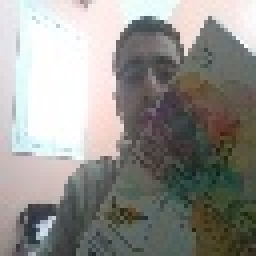
#> input picture train/negative_image_14.jpg, 64 x 64 px, given in place of the camera (shown 4 times larger)
$ python handregion.py
#> lines starting #> are read from the running program, lines starting #| are printed output that depends on the picture; after the words box and inside, x2 and y2 are one past the last pixel; in counts of white or black regions, pixels touching at a corner belong together
import cv2
import numpy as np

# Open a connection to the camera (0 represents the default camera)
cap = cv2.VideoCapture(0)

while True:
    # Read a frame from the camera
    ret, frame = cap.read()
#> frame is the input picture: shape (64, 64, 3); mean B, G, R 140.2, 144.6, 145.8

    # Convert the frame to grayscale
    gray = cv2.cvtColor(frame, cv2.COLOR_BGR2GRAY)
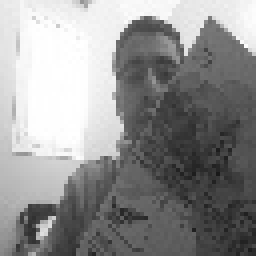
#> gray: shape (64, 64) (shown 4 times larger); min 25, max 255, mean 144.5

    # Apply thresholding to segment the frame
    _, thresholded = cv2.threshold(gray, 127, 255, cv2.THRESH_BINARY)
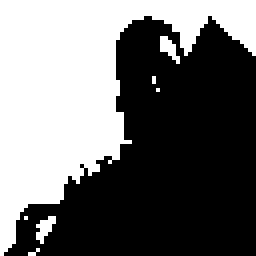
#> thresholded: shape (64, 64) (shown 4 times larger); 43.2% white; 7 white regions (6 under 20 px)

    # Find contours
    contours, _ = cv2.findContours(thresholded, cv2.RETR_EXTERNAL, cv2.CHAIN_APPROX_SIMPLE)
#> contours = 7 contours, 6 with area under 20; largest, box (x1, y1, x2, y2) and area: (0, 0, 64, 64) 1594

    # Filter contours based on area or other criteria
    min_area_threshold = 100  # Adjust this value based on your requirements
    filtered_contours = [cnt for cnt in contours if cv2.contourArea(cnt) > min_area_threshold]
#> filtered_contours = 1 contour; box (x1, y1, x2, y2) and area: (0, 0, 64, 64) 1594

    # Create a binary mask
    mask = np.zeros_like(gray)
    cv2.drawContours(mask, filtered_contours, -1, (255), thickness=cv2.FILLED)
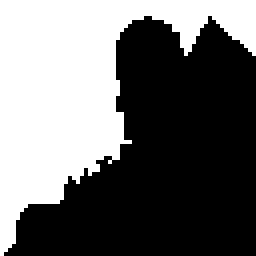
#> mask: shape (64, 64) (shown 4 times larger); 42.2% white; 1 white region, box (x1, y1, x2, y2) and area: (0, 0, 64, 64) 1727

    # Bitwise AND operation to get the hand region
    hand_region = cv2.bitwise_and(frame, frame, mask=mask)
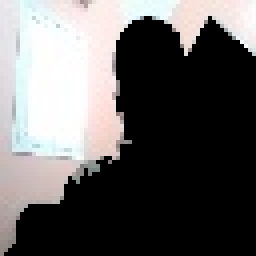
#> hand_region: shape (64, 64, 3) (shown 4 times larger); mean B, G, R 95.3, 95.6, 97.5

    # Display the original and cropped frames
    cv2.imshow('Original Frame', frame)
    cv2.imshow('Hand Region', hand_region)

    # Break the loop if 'q' key is pressed
    if cv2.waitKey(1) & 0xFF == ord('q'):
#> (key q is pressed here)
        break

# Release the camera and close all windows
cap.release()
cv2.destroyAllWindows()

$ run again, on train/negative_image_24.jpg
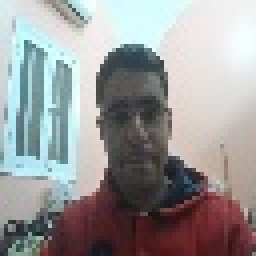
#> input picture train/negative_image_24.jpg, 64 x 64 px, given in place of the camera (shown 4 times larger)
#> frame is the input picture: shape (64, 64, 3); mean B, G, R 153.1, 152.8, 153.6
#> `_, thresholded = cv2.threshold(gray, 127, 255, cv2.THRESH_BINARY)`:
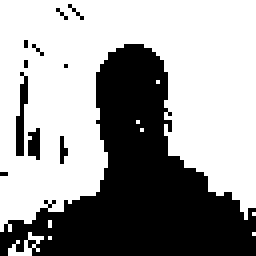
#> thresholded: shape (64, 64) (shown 4 times larger); 61.2% white; 11 black regions (9 under 20 px)
#> contours = 9 contours, 8 with area under 20; largest, box (x1, y1, x2, y2) and area: (0, 0, 64, 58) 2400
#> filtered_contours = 1 contour; box (x1, y1, x2, y2) and area: (0, 0, 64, 58) 2400
#> mask: shape (64, 64); 62.5% white; 2 black regions (1 under 20 px), largest, box (x1, y1, x2, y2) and area: (0, 11, 64, 64) 1536
#> `hand_region = cv2.bitwise_and(frame, frame, mask=mask)`:
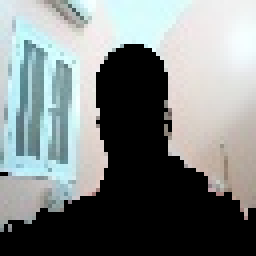
#> hand_region: shape (64, 64, 3) (shown 4 times larger); mean B, G, R 130.4, 130.8, 124.6

$ run again, on train/negative_image_26.jpg
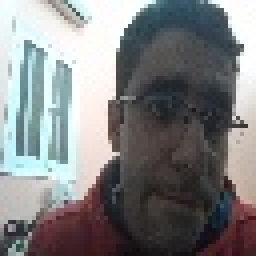
#> input picture train/negative_image_26.jpg, 64 x 64 px, given in place of the camera (shown 4 times larger)
#> frame is the input picture: shape (64, 64, 3); mean B, G, R 130.1, 129, 128.5
#> `_, thresholded = cv2.threshold(gray, 127, 255, cv2.THRESH_BINARY)`:
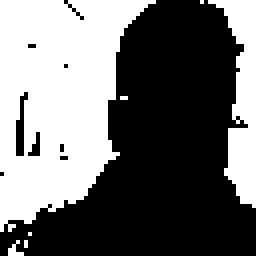
#> thresholded: shape (64, 64) (shown 4 times larger); 43.2% white; 7 white regions (5 under 20 px)
#> contours = 7 contours, 5 with area under 20; largest, box (x1, y1, x2, y2) and area: (0, 0, 39, 58) 1411, (52, 0, 64, 52) 240
#> filtered_contours = 2 contours; box (x1, y1, x2, y2) and area: (0, 0, 39, 58) 1411, (52, 0, 64, 52) 240
#> mask: shape (64, 64); 44% white; 2 white regions, box (x1, y1, x2, y2) and area: (0, 0, 39, 58) 1500, (52, 0, 64, 52) 303
#> `hand_region = cv2.bitwise_and(frame, frame, mask=mask)`:
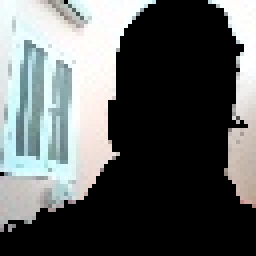
#> hand_region: shape (64, 64, 3) (shown 4 times larger); mean B, G, R 95.9, 96.3, 92.6
